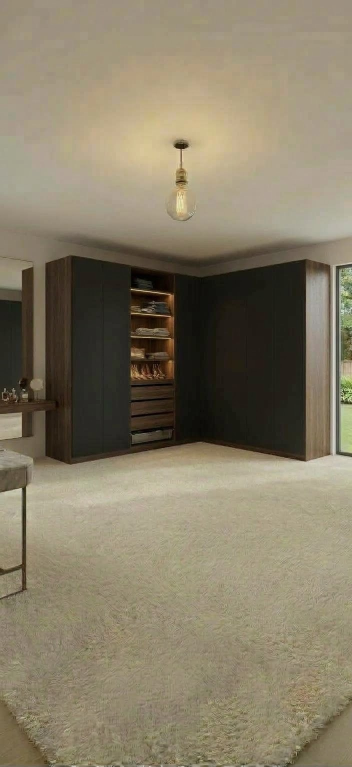
#> input picture wardrobe/original.jpg, 704 x 1534 px (shown at 1/2 size)
$ python recolor.py
#> lines starting #> are read from the running program, lines starting #| are printed output that depends on the picture; after the words box and inside, x2 and y2 are one past the last pixel; in counts of white or black regions, pixels touching at a corner belong together
import cv2, numpy as np
import sys
SCALE = int(sys.argv[1]) if len(sys.argv) > 1 else 1
room = cv2.imread('original.jpg')
#> room is the input picture: shape (1534, 704, 3); mean B, G, R 102.9, 124.9, 134.4
if SCALE > 1:
    room = cv2.resize(room, None, fx=SCALE, fy=SCALE, interpolation=cv2.INTER_LANCZOS4)
    room = cv2.addWeighted(room, 1.5, cv2.GaussianBlur(room, (0, 0), 1.2 * SCALE), -0.5, 0)
    room = cv2.bilateralFilter(room, 5, 20, 3)
room = room.astype(np.float32)
# finish: (swatch photo, crop inside the sample edges, output name)
FINISHES = {
    'casella':  ('swatch_H1369_ST40_marone_casella_oak.jpg', (70, 510, 200, 870), 'redesign_casella_oak_frame'),
    'tobacco':  ('swatch_sheet_H3325_ST28.jpg', (600, 1290, 40, 1130), 'redesign_tobacco_gladstone_oak_frame'),
    'walnut':   ('swatch_H3702_ST10_tobacco_pacific_walnut.webp', (0, 1152, 0, 1536), 'redesign_tobacco_pacific_walnut_frame'),
    'tonsberg': ('swatch_H309_ST12_brown_tonsberg_oak.webp', (0, 1152, 0, 1536), 'redesign_brown_tonsberg_oak_frame'),   # flat decor scan, grain runs horizontally
}
FINISH = sys.argv[2] if len(sys.argv) > 2 else 'tonsberg'
sw_file, (y0, y1, x0, x1), OUT_NAME = FINISHES[FINISH]
sw = cv2.imread(sw_file).astype(np.float32)[y0:y1, x0:x1]
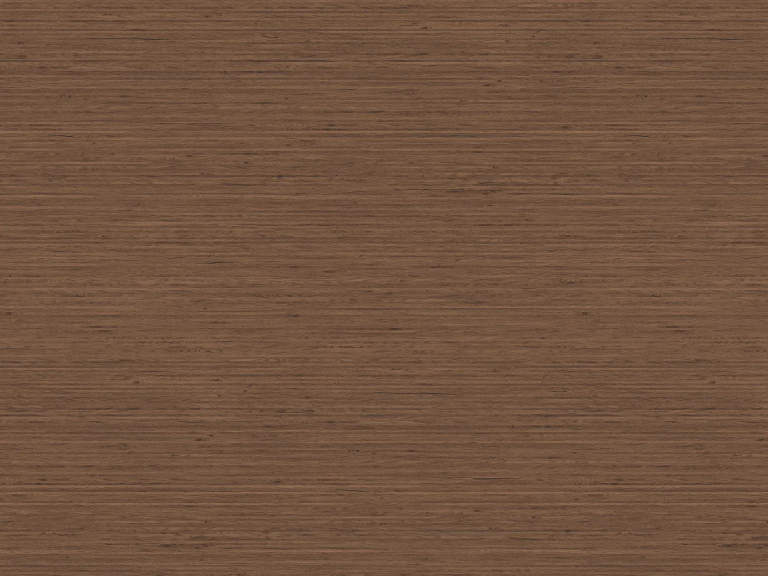
#> input picture wardrobe/swatch_H309_ST12_brown_tonsberg_oak.webp, 1536 x 1152 px (shown at 1/2 size)
if FINISH in ('walnut', 'tonsberg'):
    sw = cv2.rotate(sw, cv2.ROTATE_90_CLOCKWISE)   # grain vertical, like the other samples
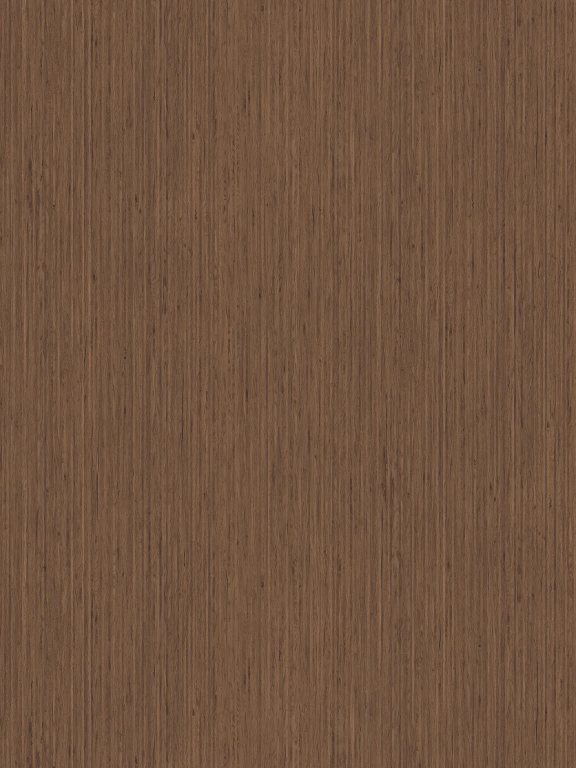
#> sw: shape (1536, 1152, 3) float32 (shown at 1/2 size); mean B, G, R 63.7, 83.9, 113.6
H, W = room.shape[:2]
#> H = 1534; W = 704

# flatten the swatch photo's uneven lighting, keep the grain + colour
lum = sw.mean(2, keepdims=True)
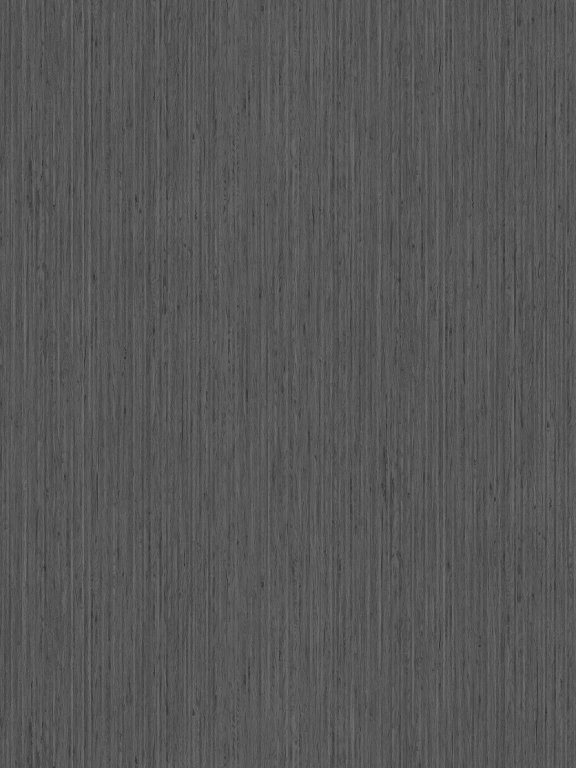
#> lum: shape (1536, 1152, 1) float32 (shown at 1/2 size); min 26.67, max 129.3, mean 87.1
sw_flat = sw / (cv2.GaussianBlur(lum, (0, 0), 60)[..., None] if lum.ndim == 2 else cv2.GaussianBlur(lum, (0, 0), 60)[..., None]) * lum.mean()
sw_flat = np.clip(sw_flat, 0, 255)
SW_MEAN = sw_flat.reshape(-1, 3).mean(0)
#> SW_MEAN = [63.7, 83.87, 113.6]
GRAIN = {'casella': 1.0, 'tobacco': 0.7, 'walnut': 1.0, 'tonsberg': 1.0}[FINISH]   # tame the swatch photo's harsh pore shadows at panel scale
sw_flat = SW_MEAN + (sw_flat - SW_MEAN) * GRAIN
# colour of the original walnut under neutral daylight (right end panel, BGR), to recover the room's light colour
WALNUT = np.float32([118, 135, 147]); WALNUT /= WALNUT.mean()

# mild stretch along the grain only, and how much of the sample's width one 600 mm panel shows
STRETCH, CW = {'casella': (1.6, 0.6), 'tobacco': (1.6, 0.6), 'walnut': (1.4, 0.45), 'tonsberg': (1.4, 0.45)}[FINISH]

def texture(w, h, seed=0, horizontal=False):
    t = sw_flat
    if horizontal:
        t = cv2.rotate(t, cv2.ROTATE_90_CLOCKWISE); w, h = h, w
    rng = np.random.default_rng(seed)
    th, tw = t.shape[:2]
    cw = int(tw * CW); x0 = rng.integers(0, tw - cw)
    t = t[:, x0:x0 + cw]
    need = int(np.ceil(cw * h / w / STRETCH))
    tiles = [t if i % 2 == 0 else t[::-1] for i in range(need // th + 1)]   # mirror-tile along the grain
    t = np.vstack(tiles)[:need]
    t = cv2.resize(t, (w, h), interpolation=cv2.INTER_AREA)
    return cv2.rotate(t, cv2.ROTATE_90_COUNTERCLOCKWISE) if horizontal else t

def warp_tex(quad, tw, th, seed, horizontal=False):
    tex = texture(tw, th, seed, horizontal)
    src = np.float32([[0, 0], [tw, 0], [tw, th], [0, th]])
    M = cv2.getPerspectiveTransform(src, np.float32(quad))
    return cv2.warpPerspective(tex, M, (W, H), flags=cv2.INTER_LINEAR, borderMode=cv2.BORDER_REFLECT)

def S(q): return [(x * SCALE, y * SCALE) for x, y in q]

def poly_mask(quad):
    m = np.zeros((H, W), np.uint8); cv2.fillPoly(m, [np.int32(quad)], 255); return m

gray = room.mean(2)
bgr = room
warm = (bgr[..., 2] - bgr[..., 0])            # R - B
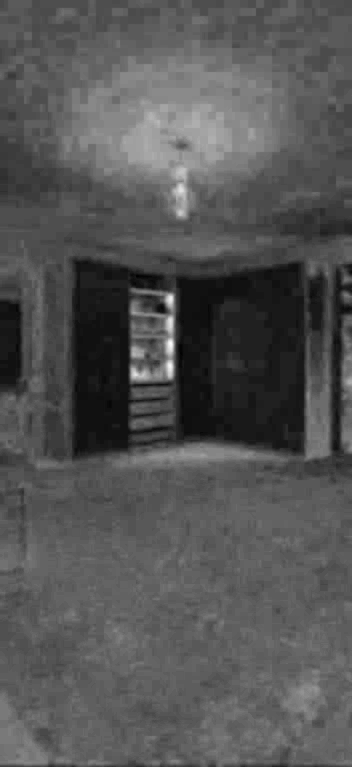
#> warm: shape (1534, 704) float32 (shown at 1/2 size); min -2, max 99, mean 31.6; drawn with min black and max white
# panels: TL, TR, BR, BL
left_panel  = S([(91, 522), (141, 511), (141, 929), (91, 913)])
right_panel = S([(610, 518), (661, 530), (661, 910), (610, 923)])
# plinth / bottom-rail bands (colour-gated)
left_plinth  = S([(141, 902), (352, 880), (352, 900), (141, 931)])
right_plinth = S([(352, 878), (610, 912), (610, 925), (352, 892)])
# open shelving unit carcass (optional variant)
open_unit = S([(256, 538), (350, 545), (350, 902), (256, 912)])

def apply(out, mask, tex, ref_lum, blur=None):
    m = cv2.GaussianBlur(mask.astype(np.float32) / 255, (0, 0), 0.7 * SCALE)[..., None]
    blur = blur or 9 * SCALE
    if FINISH == 'casella':
        shade = cv2.GaussianBlur(gray, (0, 0), blur)[..., None] / ref_lum   # keep original lighting
    else:   # keep original lighting, including its colour (warm bulb vs daylight)
        shade = cv2.GaussianBlur(bgr, (0, 0), blur) / (ref_lum * WALNUT)
    new = np.clip(tex * shade, 0, 255)
    return out * (1 - m) + new * m

# brightness of the new board relative to the original walnut (Casella reads a touch darker/greyer)
REF = 95.0 if FINISH == 'casella' else float(SW_MEAN.mean())
#> REF = 87.05
def build(include_interior):
#> called with include_interior = False
    out = room.copy()
    for quad, seed in [(left_panel, 1), (right_panel, 2)]:
        out = apply(out, poly_mask(quad), warp_tex(quad, 140 * SCALE, 520 * SCALE, seed), REF)
#> this loop made 2 passes
#> pass 1, in texture, `t = t[:, x0:x0 + cw]`:
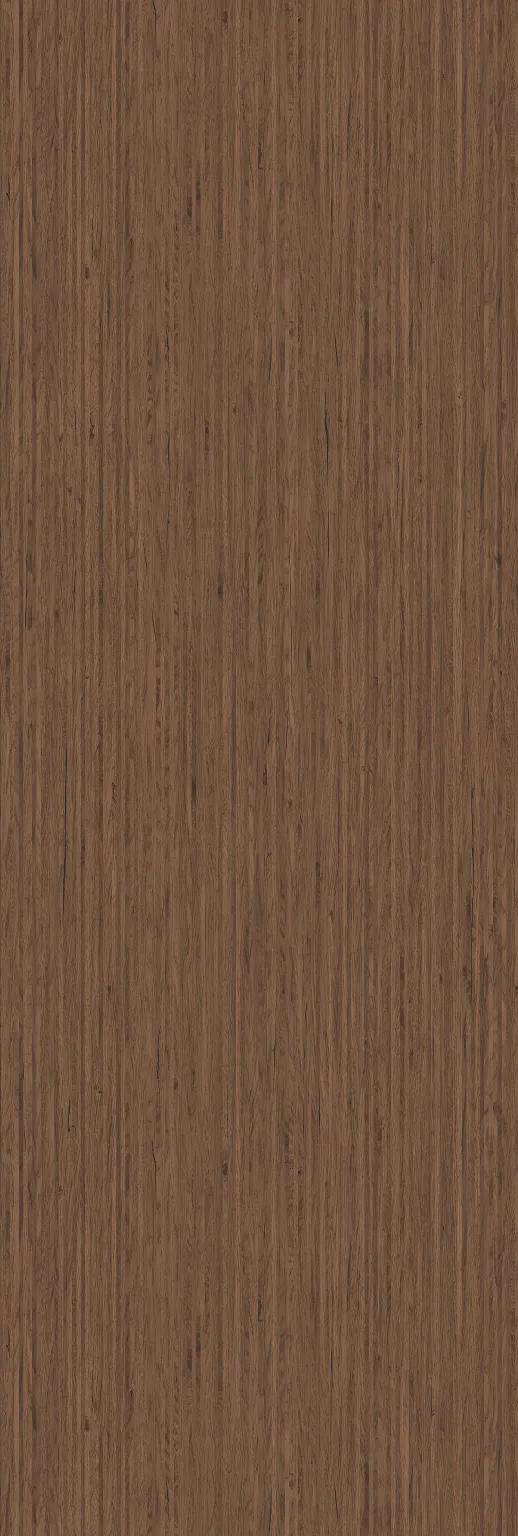
#> t: shape (1536, 518, 3) float32; mean B, G, R 63.6, 83.9, 113.6
    for quad, seed in [(left_plinth, 3), (right_plinth, 4)]:
        m = poly_mask(quad) * ((warm > 10) & (gray < 75))
        m = cv2.morphologyEx(m.astype(np.uint8), cv2.MORPH_CLOSE, np.ones((3 * SCALE, 3 * SCALE), np.uint8))
        out = apply(out, m, warp_tex(quad, 500 * SCALE, 30 * SCALE, seed, horizontal=True), REF, blur=3 * SCALE)
#> this loop made 2 passes
#> M in warp_tex on passes 1 to 2: [[0.739, 0, 141], [0.748, 0.967, 902], [0.0009, 0, 1]], [[0.61, 0, 352], [0.208, 0.467, 878], [0.000154, 0, 1]]
#> pass 1, in build, `m = poly_mask(quad) * ((warm > 10) & (gray < 75))`:
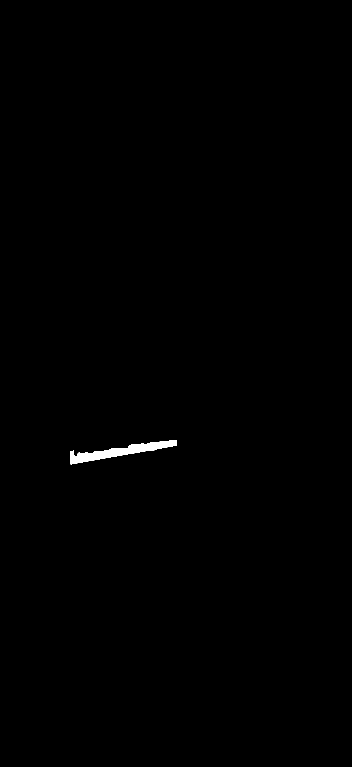
#> m: shape (1534, 704) (shown at 1/2 size); 0.32% white; 1 white region, box (x1, y1, x2, y2) and area: (141, 880, 353, 929) 3408
#> pass 1, in texture (call 3), `t = t[:, x0:x0 + cw]`:
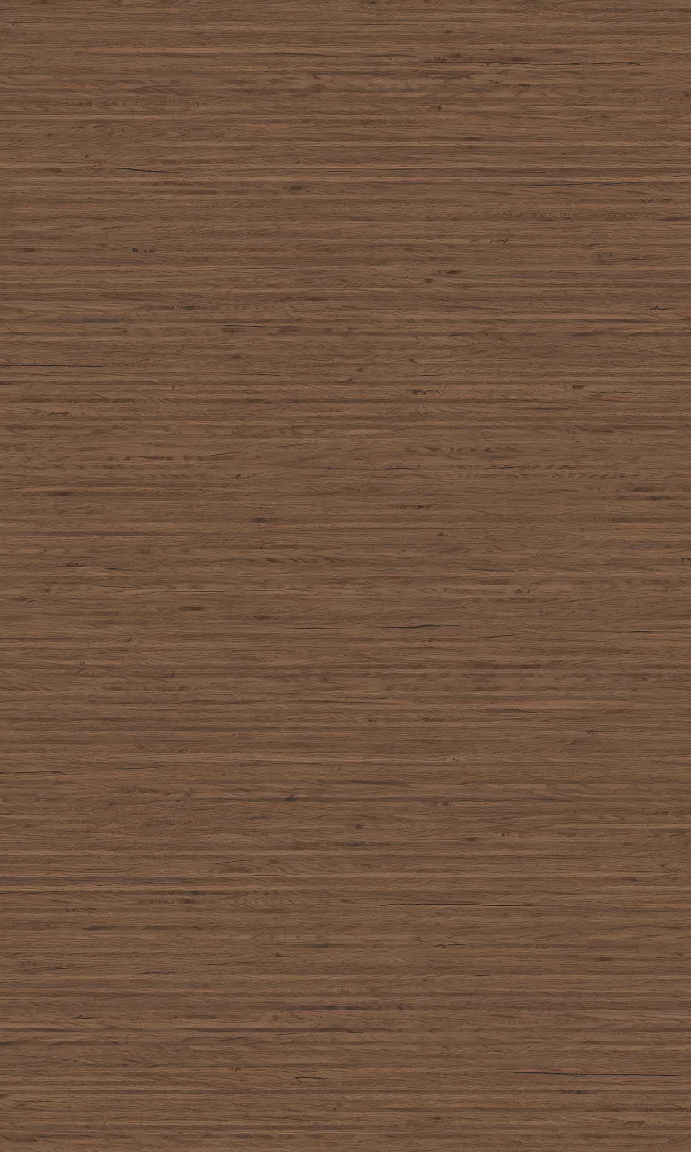
#> t: shape (1152, 691, 3) float32; mean B, G, R 63.7, 83.9, 113.6
    if include_interior:
        m = poly_mask(open_unit)
        # wood only: warm pixels, skip bright LED strips / folded clothes / shoes / metal basket
        sat = (warm / (bgr.max(2) + 1))
        wood = (warm > 10) & (sat > 0.25) & (gray < 150)
        m = (m * wood).astype(np.uint8)
        m = cv2.morphologyEx(m, cv2.MORPH_OPEN, np.ones((2, 2), np.uint8))
        out = apply(out, m, warp_tex(open_unit, 160, 600, 5), REF * 1.05, blur=4)
    return np.clip(out, 0, 255).astype(np.uint8)

a = build(False)
name = OUT_NAME + ('_HD.jpg' if SCALE > 1 else '.jpg')
cv2.imwrite(name, a, [cv2.IMWRITE_JPEG_QUALITY, 95])
print(name, a.shape)
#| redesign_brown_tonsberg_oak_frame.jpg (1534, 704, 3)
